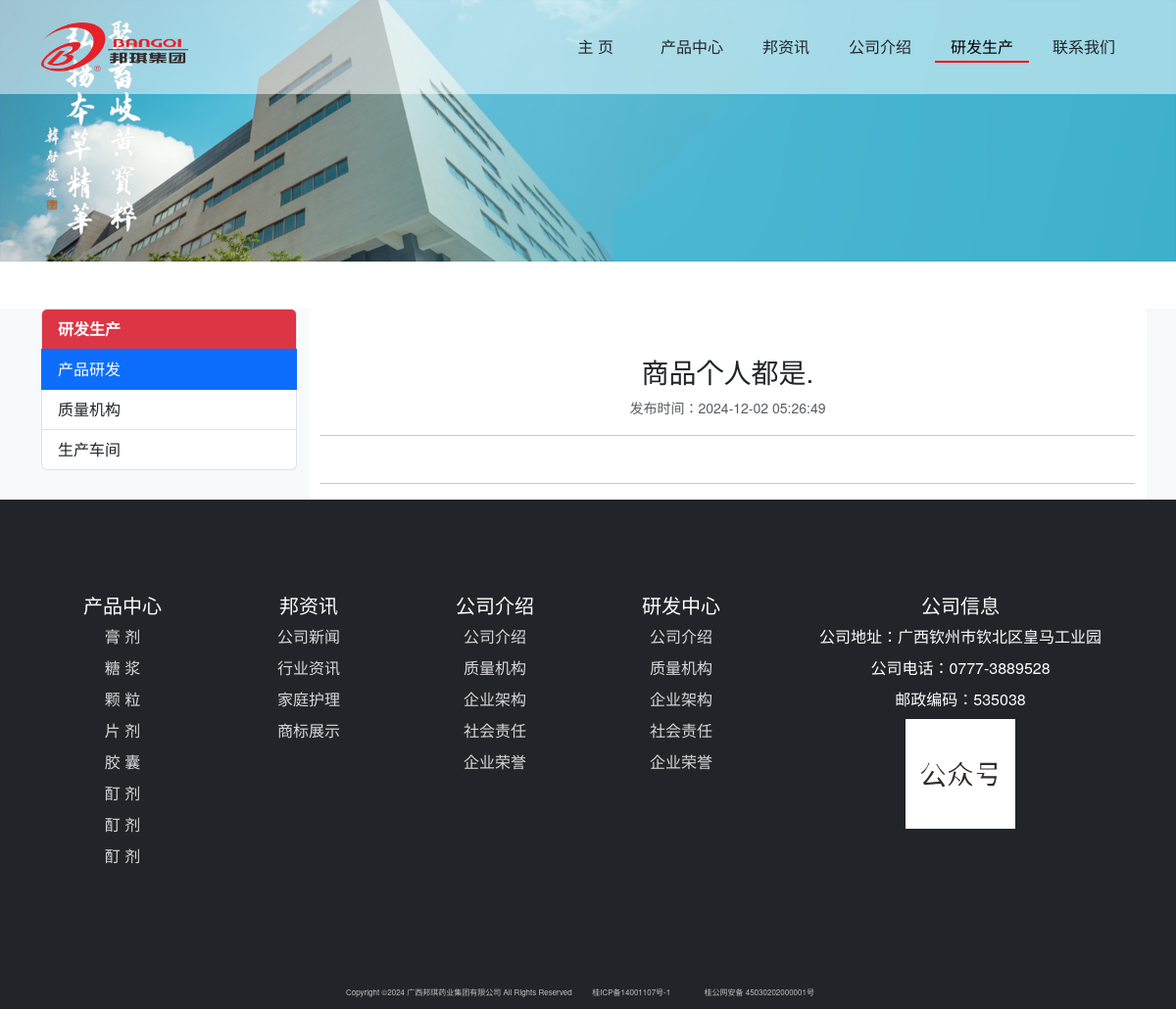
Page /show_research/1 on the committed database.
### bqwebsite/models.py (models this page shows)
class ResearchCategory(db.Model):
    __tablename__ = 'researchcategory'
    id = db.Column(db.Integer, primary_key=True, autoincrement=True)
    name = db.Column(db.String(100))
    timestamp = db.Column(db.DateTime, nullable=False, default=datetime.utcnow, index=True)
    researchs = db.relationship('Research', back_populates='research_category')

class Research(db.Model):
    __tablename__ = 'research'
    id = db.Column(db.Integer, primary_key=True, autoincrement=True)
    title = db.Column(db.String(100))
    research_content = db.Column(db.Text)
    timestamp = db.Column(db.DateTime, nullable=False, default=datetime.utcnow, index=True)
    research_category_id = db.Column(db.Integer, db.ForeignKey('researchcategory.id'))
    research_category = db.relationship('ResearchCategory', back_populates='researchs')

### bqwebsite/blueprints/main.py (the view)
@main_bp.route('/show_research/<int:research_id>')
def show_research(research_id):
    show_research = Research.query.get_or_404(research_id)
    return render_template('main/research_detail.html', show_research=show_research)

### bqwebsite/templates/main/research_detail.html (shortened to what this page needs)
{% extends 'base.html' %}
{% block nav_research %}active{% endblock %}
{% set active_page = show_research.research_category.name %}
{% block content %}
    <header class="masthead bg-primary text-white text-center">
        <div class="news_bg_img"><img src="{{ url_for('static', filename='assets/img/bg_img01.png') }}"
                                      class="img-fluid" alt=""></div>
    </header>
    <section class="page-section portfolio bg-light">
        <div class="container mt-5">
            <div class="row">
                {% include 'main/_slider_research.html' %}
                <div class="col-lg-9 col-md-9 col-sm-12 bg-white rounded">
                    <h3 class="text-center text-dark mt-5">{{ show_research.title }}</h3>
                    <p class="text-muted text-center"><small>发布时间：{{ show_research.timestamp }}</small></p>
                    <hr>
                    <hr class="mt-5">
                </div>
            </div>
        </div>
    </section>
{% endblock %}

### bqwebsite/templates/main/_slider_research.html
{% if research_categories %}
    <div class="col-lg-3 col-md-3 col-sm-12">
        <div class="list-group mb-3 mx-auto">
            <div class="list-group-item list-group-item-action bg-danger text-white fw-bold">
                研发生产
            </div>
            {% for research_category in research_categories %}
                <a href="{{ url_for('main.show_research', research_id=research_category.id) }}"
                   class="list-group-item list-group-item-action {% if research_category.name == active_page %}active{% endif %} ">{{ research_category.name }}</a>
            {% endfor %}
        </div>
    </div>
{% endif %}

### bqwebsite/static/css/styles.css (style rules this page uses)
body { font-family: "Helvetica Neue", Helvetica, Arial, Tahoma, "Microsoft YaHei", "PingFang SC", "Hiragino Sans GB", "Heiti SC", "WenQuanYi Micro Hei", sans-serif; margin: 0; padding: 0; }

### rows in the picture
ResearchCategory: name "产品研发"
ResearchCategory: name "质量机构"
ResearchCategory: name "生产车间"
Research: title "商品个人都是.", timestamp "2024-12-02 05:26:49"
